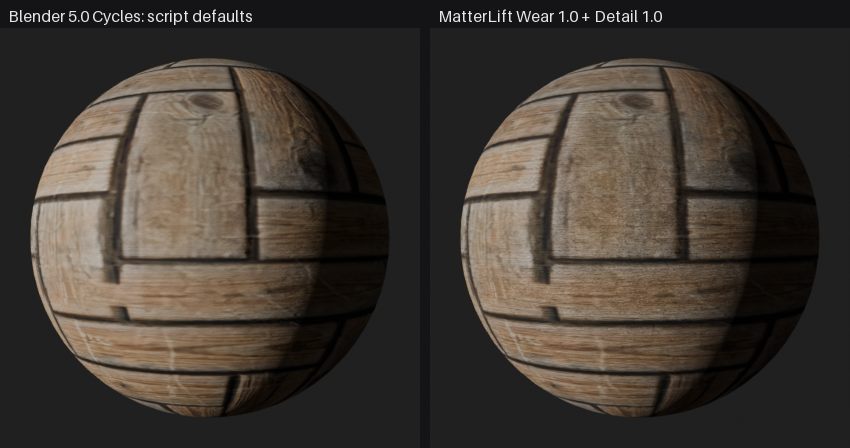
#> input picture samples/blender_shader_check.png, 850 x 448 px
$ python -i seamless.py   (imports and definitions only)
#> lines starting #> are read from the running program, lines starting #| are printed output that depends on the picture
"""Make a texture tile: remove internal repetition, cut seamless wraps, fix grid lines, tame singletons."""
from __future__ import annotations

import numpy as np
from scipy import ndimage

from . import filters, metrics


# [58 lines left out: functions crop_period, _grid_axis, crop_grid, not called in this run]


def periodic_component(img: np.ndarray, blur_frac: float = 1 / 48) -> np.ndarray:
    """Moisan's periodic + smooth decomposition: subtract the smooth field that causes the
    edge mismatch (lighting gradients, colour drift), leaving detail untouched.

    The smooth field is solved on a blurred copy so a feature lying on the border (a dark plank
    gap along row 0) is not mistaken for a mismatch and smeared over the whole tile.
    """
    h, w = img.shape[:2]
    sigma = max(h, w) * blur_frac
    # Blur at 1/8 resolution (fast; borders clamp, not wrap) and bring back to full size.
    f = int(np.clip(sigma / 4, 1, 8))
    zoom = (1 / f, 1 / f, 1) if img.ndim == 3 else (1 / f, 1 / f)
    # mode="nearest" matters: zoom's default pads with zeros, which made the last row and column
    # black and the smooth field then "fixed" that fake mismatch with a ramp over the whole tile.
    small = ndimage.zoom(img, zoom, order=1, mode="nearest")
    small = ndimage.gaussian_filter(small, (sigma / f, sigma / f, 0) if img.ndim == 3 else sigma / f,
                                    mode="nearest")
    back = tuple(t / s for t, s in zip(img.shape, small.shape))
    blurred = ndimage.zoom(small, back, order=1, mode="nearest")[:h, :w]
    chans = [blurred] if img.ndim == 2 else [blurred[..., c] for c in range(img.shape[2])]
    q = np.arange(h)[:, None]
    r = np.arange(w)[None, :]
    denom = 2 * np.cos(2 * np.pi * q / h) + 2 * np.cos(2 * np.pi * r / w) - 4
    denom[0, 0] = 1.0
    out = []
    for u in chans:
        u = u.astype(np.float64)
        v = np.zeros_like(u)
        v[0, :] += u[-1, :] - u[0, :]
        v[-1, :] += u[0, :] - u[-1, :]
        v[:, 0] += u[:, -1] - u[:, 0]
        v[:, -1] += u[:, 0] - u[:, -1]
        s_hat = np.fft.fft2(v) / denom
        s_hat[0, 0] = 0
        out.append(np.real(np.fft.ifft2(s_hat)))
    smooth = out[0] if img.ndim == 2 else np.stack(out, -1)
    return np.clip(img - smooth, 0, 1).astype(np.float32)


def _min_cut(err: np.ndarray) -> np.ndarray:
    """Vertical minimum-error path through err (H, B). Returns the cut column for each row."""
    h, b = err.shape
    cost = err.copy()
    for y in range(1, h):
        prev = cost[y - 1]
        left = np.r_[np.inf, prev[:-1]]
        right = np.r_[prev[1:], np.inf]
        cost[y] += np.minimum(np.minimum(left, prev), right)
    path = np.empty(h, dtype=int)
    path[-1] = int(np.argmin(cost[-1]))
    for y in range(h - 2, -1, -1):
        x = path[y + 1]
        lo, hi = max(0, x - 1), min(b, x + 2)
        path[y] = lo + int(np.argmin(cost[y, lo:hi]))
    return path


def _path_cost(err: np.ndarray) -> float:
    """Mean error along the best vertical cut through err (H, B)."""
    cost = err[0].copy()
    for y in range(1, err.shape[0]):
        left = np.r_[np.inf, cost[:-1]]
        right = np.r_[cost[1:], np.inf]
        cost = err[y] + np.minimum(np.minimum(left, cost), right)
    return float(cost.min() / err.shape[0])


def _cut_costs(img: np.ndarray, band: int, ts: list[int]) -> list[float]:
    out = []
    for t in ts:
        d = img[:, :band] - img[:, t : t + band]
        out.append(_path_cost((d**2).sum(axis=-1) if d.ndim == 3 else d**2))
    return out


def best_tile_size(img: np.ndarray, band: int, min_frac: float = 0.6, size_penalty: float = 0.6) -> int:
    """The square tile size T whose two wrap cuts are least visible.

    The cut blends the first `band` columns with columns T..T+band; with a fixed T = N - band they
    can be unrelated (a light board against a dark one) and even the best cut shows. Searching T
    finds where the image nearly repeats itself (plank joints lining up), at a small cost in size.
    One T for both axes keeps the tile square.
    """
    n = min(img.shape[:2])
    f = max(1, n // 192)
    small = img[:n:f, :n:f]
    sb = max(2, band // f)
    t_max = small.shape[1] - sb
    ts = list(range(int(small.shape[1] * min_frac), t_max + 1, max(1, small.shape[1] // 160)))
    cx = _cut_costs(small, sb, ts)
    cy = _cut_costs(np.swapaxes(small, 0, 1), sb, ts)
    scores = [(a + b) * (1 + size_penalty * (1 - t / t_max)) for a, b, t in zip(cx, cy, ts)]
    return min(n - band, ts[int(np.argmin(scores))] * f)


def _wrap_x(img: np.ndarray, band: int, feather: float, t: int) -> np.ndarray:
    """Make the left/right wrap seamless (Efros-Freeman quilting).

    The new tile is img[:, :T]. Its first `band` columns are a mix of A = img[:, :band]
    (continues into the tile) and B = img[:, T:T+band] (the natural continuation of column T-1,
    so the wrap T-1 -> 0 is seamless). The boundary between B (left of the cut) and A (right of
    it) follows the path of least colour difference; T is chosen where that path is cheapest.
    """
    a, b = img[:, :band], img[:, t : t + band]
    err = ((a - b) ** 2).sum(axis=-1) if img.ndim == 3 else (a - b) ** 2
    err = ndimage.gaussian_filter(err, 1.0)
    path = _min_cut(err)
    cols = np.arange(band)[None, :]
    mask = (cols >= path[:, None]).astype(np.float32)  # 1 = take A
    if feather > 0:
        mask = ndimage.gaussian_filter(mask, feather, mode="nearest")
    if img.ndim == 3:
        mask = mask[..., None]
    out = img[:, :t].copy()
    out[:, :band] = mask * a + (1 - mask) * b
    return out


def make_tileable(img: np.ndarray, band_frac: float = 0.08, feather: float = 1.5) -> np.ndarray:
    """Low-frequency mismatch goes first (periodic component), then structure (minimum cut)."""
    band = max(8, int(min(img.shape[:2]) * band_frac))
    img = periodic_component(img)
    t = best_tile_size(img, band)
    out = _wrap_x(img[: t + band, : t + band], band, feather, t)
    out = np.swapaxes(_wrap_x(np.swapaxes(out, 0, 1), band, feather, t), 0, 1)
    return np.ascontiguousarray(out)


# [39 lines left out: functions fix_blocks, suppress_singletons, not called in this run]

>>> import cv2
>>> picture = cv2.imread('../samples/blender_shader_check.png', cv2.IMREAD_GRAYSCALE)
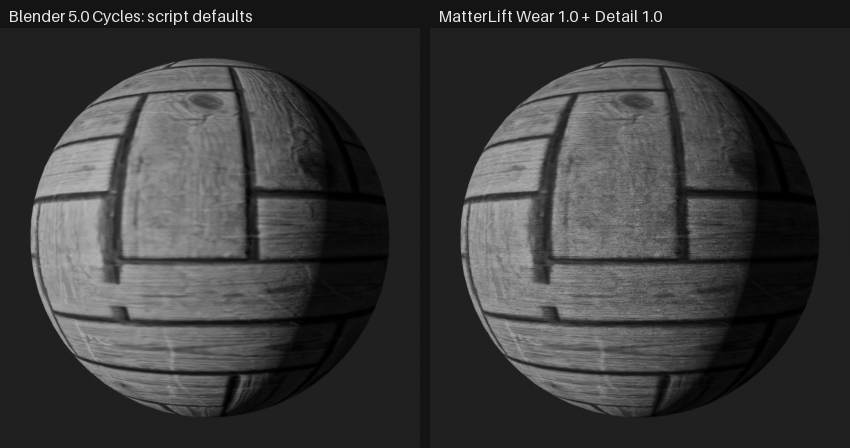
#> picture: shape (448, 850); min 0, max 230, mean 58.6
>>> result = make_tileable(picture)
#> in periodic_component, `small = ndimage.zoom(img, zoom, order=1, mode="nearest")`:
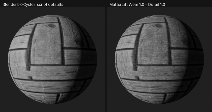
#> small: shape (112, 212); min 0, max 224, mean 58.4
#> in periodic_component, `small = ndimage.gaussian_filter(small, (sigma / f, sigma / f, 0) if im..`:
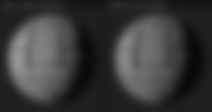
#> small: shape (112, 212); min 9, max 149, mean 57.2
#> in periodic_component, `chans = [blurred] if img.ndim == 2 else [blurred[..., c] for c in rang..`: chans = 1 item
#> the loop in periodic_component, `for u in chans:` made 1 pass
#> after the loop in periodic_component, `for u in chans:`:
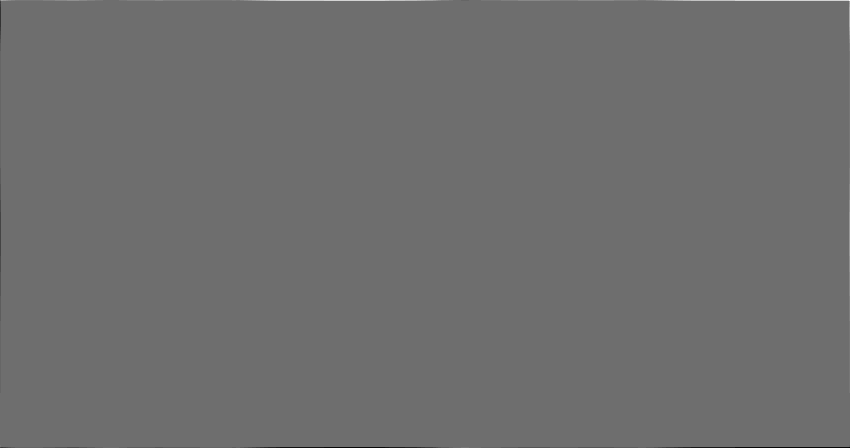
#> v: shape (448, 850) float64; min -13, max 17, mean 0; drawn with min black and max white
#> in periodic_component, `smooth = out[0] if img.ndim == 2 else np.stack(out, -1)`:
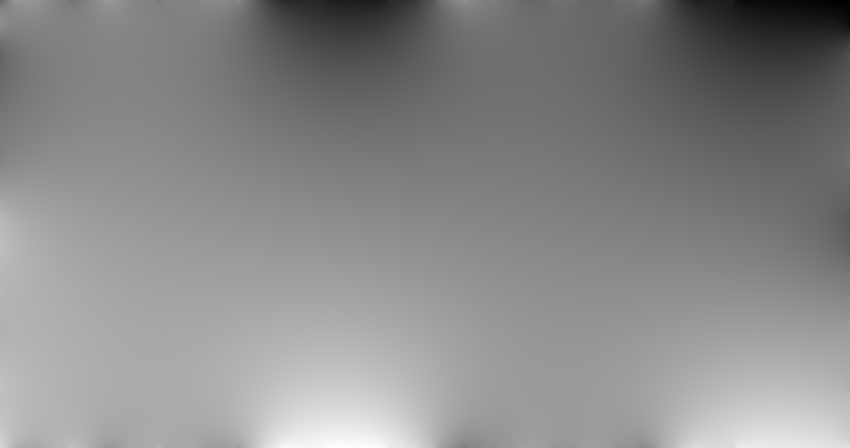
#> smooth: shape (448, 850) float64; min -7.32, max 6.2, mean 3.46e-17; drawn with min black and max white
#> in periodic_component, `return np.clip(img - smooth, 0, 1).astype(np.float32)`:
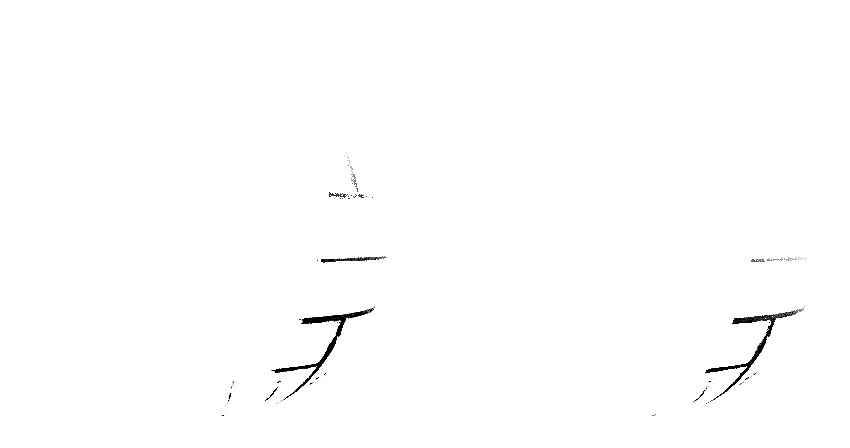
#> returned value: shape (448, 850) float32; min 0, max 1, mean 0.995
#> in best_tile_size, `small = img[:n:f, :n:f]`:
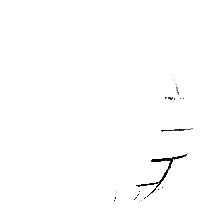
#> small: shape (224, 224) float32; min 0, max 1, mean 0.994
#> after the loop in _cut_costs, `for t in ts:`: out = 74 values, max 0.0134 at index 18, min 0 at index 0, mean 0.00319
#> in best_tile_size, `cx = _cut_costs(small, sb, ts)`: cx has the same summary as out in _cut_costs
#> in best_tile_size, `cy = _cut_costs(np.swapaxes(small, 0, 1), sb, ts)`: cy = 74 values, max 0.00446 at index 21, min 0 at index 0, mean 0.00105
#> in best_tile_size, `scores = [(a + b) * (1 + size_penalty * (1 - t / t_max)) for a, b, t i..`: scores = 74 values, max 0.0205 at index 21, min 0 at index 0, mean 0.00486
#> in make_tileable, `t = best_tile_size(img, band)`: t = 268
#> in _wrap_x, `a, b = img[:, :band], img[:, t : t + band]`: a: shape (303, 35) float32; every value is 1
#> in _wrap_x, `err = ((a - b) ** 2).sum(axis=-1) if img.ndim == 3 else (a - b) ** 2`: err: shape (303, 35) float32; every value is 0
#> in _min_cut, `path = np.empty(h, dtype=int)`: path = 303 values, max 139802037940128 at index 82, min -4294967294 at index 16, mean 1e+14
#> after the loop in _min_cut, `for y in range(h - 2, -1, -1):`: path = 303 values from 0 to 0
#> in _wrap_x, `out = img[:, :t].copy()`: out: shape (303, 268) float32; every value is 1
#> in _wrap_x (call 2), `a, b = img[:, :band], img[:, t : t + band]`: a: shape (268, 35) float32; every value is 1
#> in _wrap_x (call 2), `err = ((a - b) ** 2).sum(axis=-1) if img.ndim == 3 else (a - b) ** 2`: err: shape (268, 35) float32; every value is 0
#> in _wrap_x (call 2), `out = img[:, :t].copy()`: out: shape (268, 268) float32; every value is 1
